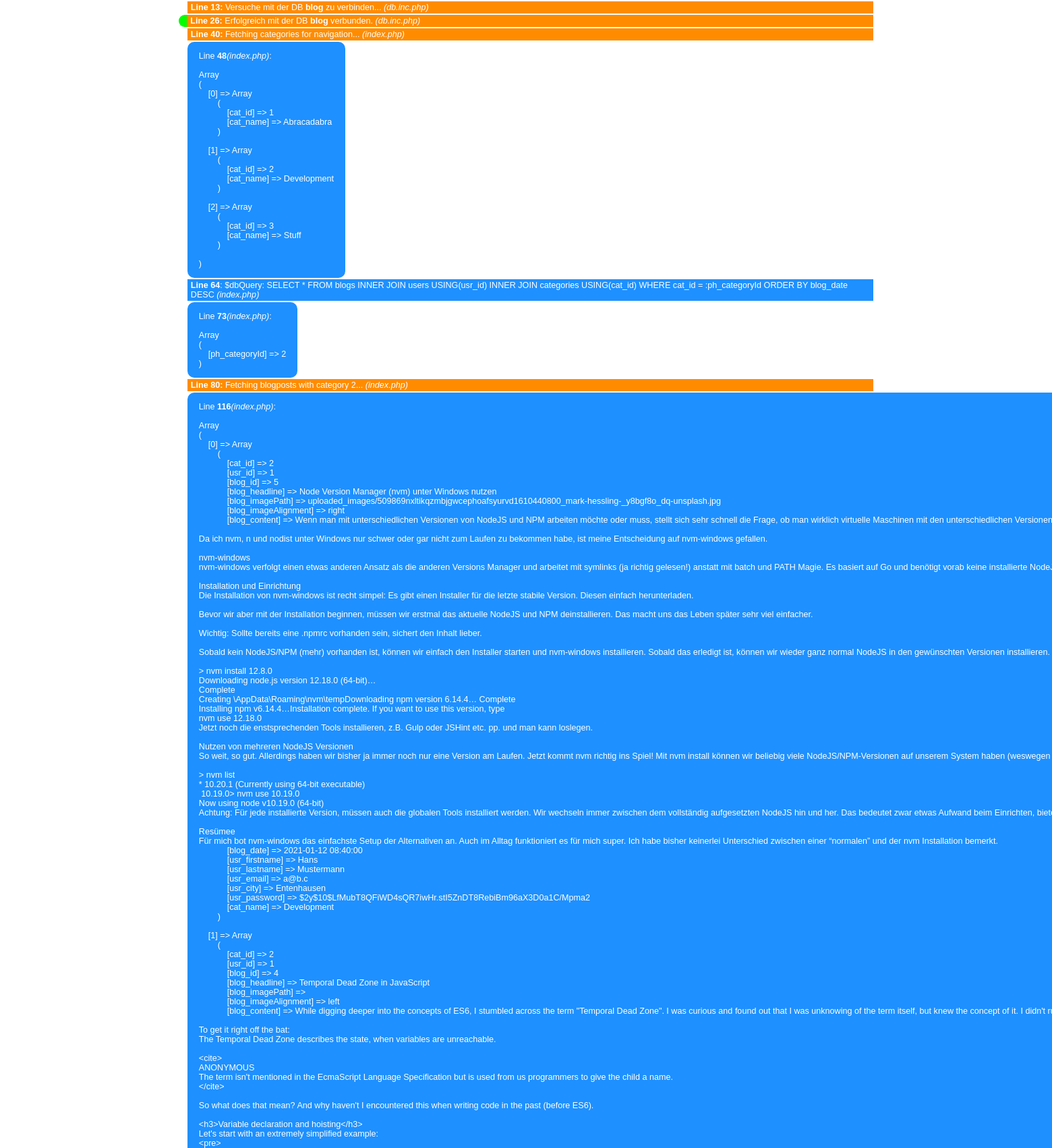
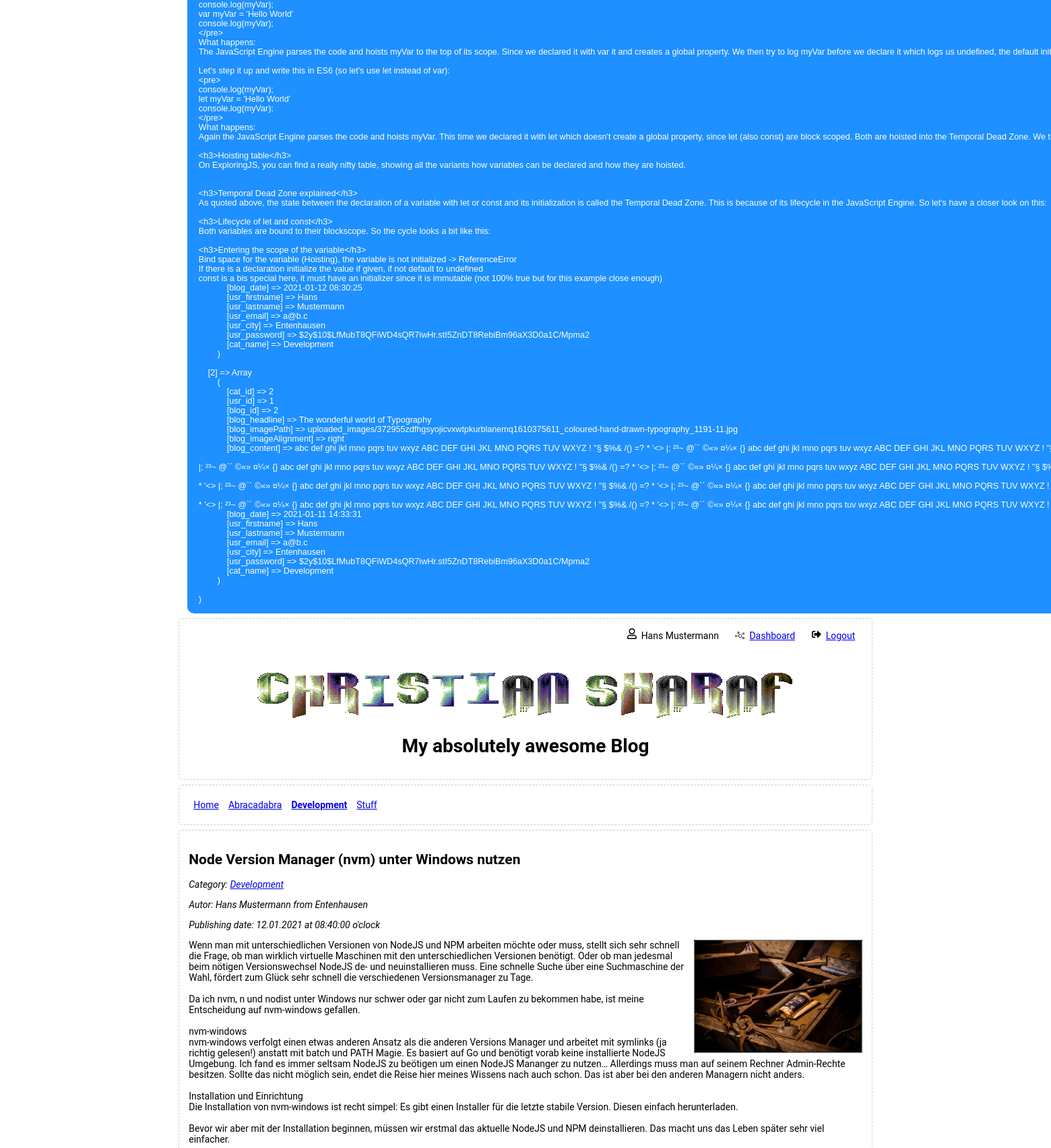
Page /?action=showCategory&id=2 (signed in, upper part) on the committed database (2 pictures, top to bottom).
### tables this page shows
CREATE TABLE `categories` (
  `cat_id` int(11) NOT NULL,
  `cat_name` varchar(256) NOT NULL
);

CREATE TABLE `blogs` (
  `blog_id` int(11) NOT NULL,
  `blog_headline` varchar(256) NOT NULL,
  `blog_imagePath` varchar(256) DEFAULT NULL,
  `blog_imageAlignment` varchar(10) NOT NULL,
  `blog_content` text NOT NULL,
  `blog_date` timestamp NOT NULL DEFAULT current_timestamp(),
  `cat_id` int(11) NOT NULL,
  `usr_id` int(11) NOT NULL
);

CREATE TABLE `users` (
  `usr_id` int(11) NOT NULL,
  `usr_firstname` varchar(256) NOT NULL,
  `usr_lastname` varchar(256) NOT NULL,
  `usr_email` varchar(256) NOT NULL,
  `usr_city` varchar(256) NOT NULL,
  `usr_password` varchar(256) NOT NULL
);

### include/form.inc.php (called while the page is built, shortened)
<?php
function cleanString($stringToEscape)
{
    $escapedString = trim(htmlspecialchars($stringToEscape, ENT_QUOTES | ENT_HTML5, "utf-8", false));
    return $escapedString;
}

### include/dateTime.inc.php (called while the page is built)
<?php
function formattedDate($date)
{
    $dateArray = explode(" - ", date("d.m.Y - H:i:s", strtotime($date)));
    $formattedDateString = $dateArray[0] . " at " . $dateArray[1] . " o'clock";
    return $formattedDateString;
}

### index.php (the view, shortened to what this page needs)
<?php
require_once("./include/db.inc.php");
require_once("./include/form.inc.php");
require_once("./include/dateTime.inc.php");
if (isset($_GET["action"])) {
    $action = cleanString($_GET["action"]);
    switch ($action) {
        case "showCategory":
            $categoryId = cleanString($_GET["id"]);
            break;
    }
}
$pdo = dbConnect();
$statement = $pdo->prepare("SELECT * from categories");
$statement->execute();
$categories = $statement->fetchAll(PDO::FETCH_ASSOC);
if (DEBUG) {
    echo "<p class='debugDb'><b>Line " . __LINE__ . ":</b> Fetching categories for navigation... <i>(" . basename(__FILE__) . ")</i></p>\r\n";
}
if (DEBUG_ARRAY) {
    echo "<pre class='debug'>Line <b>" . __LINE__ . "</b> <i>(" . basename(__FILE__) . ")</i>:<br>\r\n";
    print_r($categories);
    echo "</pre>";
}
$dbQuery = "SELECT * FROM blogs INNER JOIN users USING(usr_id) INNER JOIN categories USING(cat_id)"
    . (isset($categoryId) ? " WHERE cat_id = :ph_categoryId" : "")
    . (isset($blogpostId) ? " WHERE blog_id = :ph_blogId" : "")
    . " ORDER BY blog_date DESC";
$statement = $pdo->prepare($dbQuery);
if (DEBUG) {
    echo "<p class='debug'><b>Line " . __LINE__ . "</b>: \$dbQuery: $dbQuery <i>(" . basename(__FILE__) . ")</i></p>\r\n";
}
if (isset($categoryId)) {
    $dbQueryMap = [
        "ph_categoryId" => $categoryId
    ];
    if (DEBUG_ARRAY) {
        echo "<pre class='debug'>Line <b>" . __LINE__ . "</b> <i>(" . basename(__FILE__) . ")</i>:<br>\r\n";
        print_r($dbQueryMap);
        echo "</pre>";
    }
    $statement->execute($dbQueryMap);
    if (DEBUG) {
        echo "<p class='debugDb'><b>Line " . __LINE__ . ":</b> Fetching blogposts with category $categoryId... <i>(" . basename(__FILE__) . ")</i></p>\r\n";
    }
} else {
    $statement->execute();
    if (DEBUG) {
        echo "<p class='debugDb'><b>Line " . __LINE__ . ":</b> Fetching all blogposts ... <i>(" . basename(__FILE__) . ")</i></p>\r\n";
    }
    $categoryId = NULL;
}
$blogPosts = $statement->fetchAll(PDO::FETCH_ASSOC);
if (DEBUG_ARRAY) {
    echo "<pre class='debug'>Line <b>" . __LINE__ . "</b> <i>(" . basename(__FILE__) . ")</i>:<br>\r\n";
    print_r($blogPosts);
    echo "</pre>";
}
?>
<!doctype html>
<html>
<head>
    <link rel="stylesheet" href="css/main.css">
    <link rel="stylesheet" href="css/debug.css">
</head>
<body>
    <?php include_once("./header.php") ?>
    <nav>
        <span><a href="index.php" class="<?= !$categoryId ? "active" : ""  ?>">Home</a></span>
        <?php if ($categories) : ?>
            <?php foreach ($categories as $category) : ?>
                <span>
                    <a href="?action=showCategory&id=<?= $category["cat_id"] ?>" class="<?= $category["cat_id"] == $categoryId ? "active" : ""  ?>"><?= $category["cat_name"] ?></a>
                </span>
            <?php endforeach ?>
        <?php endif ?>
    </nav>
    <main>
        <?php if ($blogPosts) : ?>
            <?php foreach ($blogPosts as $blogPost) : ?>
                <article>
                    <h2><?= $blogPost["blog_headline"] ?></h2>
                    <div class="meta">
                        <p>Category: <a href="?action=showCategory&id=<?= $blogPost["cat_id"] ?>"><?= $blogPost["cat_name"] ?></a></p>
                        <p>Autor: <?= $blogPost["usr_firstname"] ?> <?= $blogPost["usr_lastname"]  ?> from <?= $blogPost["usr_city"] ?></p>
                        <p>Publishing date: <?= formattedDate($blogPost["blog_date"]); ?></p>
                    </div>
                    <?php if (isset($blogPost["blog_imagePath"])) : ?>
                        <img src="<?= $blogPost["blog_imagePath"] ?>" class="teaser-image <?= $blogPost["blog_imageAlignment"] ?>"
                        alt="<?= $blogPost["blog_headline"] ?>" title="<?= $blogPost["blog_headline"] ?>">
                    <?php endif ?>
                    <p><?= nl2br($blogPost["blog_content"]) ?></p>
                </article>
            <?php endforeach ?>
        <?php else : ?>
            <article>
                <p>No content available</p>
            </article>
        <?php endif ?>
    </main>
</body>
</html>

### css/main.css (style rules this page uses)
*, *::before, *::after { box-sizing: border-box; }
body { box-sizing: border-box; font-family: Roboto, "Open Sans", sans-serif; font-size: 14px; max-width: 66vw; margin: auto; }
header, nav, main, footer { border: 1px dashed #ccc; border-radius: 5px; margin: 0.5em 0; padding: 1em; }
nav { display: flex; }
nav span { display: inline-block; padding: 0.5em; }
nav .active { font-weight: 600; }
main { display: flex; flex-wrap: wrap; }
.meta { font-style: italic; }
article:not(:last-child) { border-bottom: 1px dotted #000; }
.teaser-image { border: 1px dotted #000; max-width: 25%; margin-bottom: 0.25em; }
.right { float: right; margin-left: 1em; }

### css/debug.css (style rules this page uses)
.debug, .debugCleanString, .debugCheckInputString, .debugCheckEmail, .debugImageUpload, .debugDb, .debugDateTime, .debugClass, .debugClassImage, .debugTrait, .debugClassloader { background-color: dodgerblue; padding: 2px 5px; margin-bottom: 2px; margin-top: 2px; font-family: arial; font-size: 0.9em; color: white; margin-left: 1em; }
.debugDb { background-color: darkorange; }
pre { border-radius: 10px; display: table; margin-left: 1em; border-spacing: 1em; }

### rows in the picture
categories: cat_name "Abracadabra"
categories: cat_name "Development"
categories: cat_name "Stuff"
blogs: blog_headline "Node Version Manager (nvm) unter Windows nutzen", cat.cat_name "Development", usr.usr_firstname "Hans", usr.usr_lastname "Mustermann", usr.usr_city "Entenhausen", blog_date "12.01.2021 at 08:40:00 o'clock", blog_imagePath (picture), blog_content "Wenn man mit unterschiedlichen Versionen von NodeJS und NPM arbeiten möchte oder muss, stellt sich sehr schnell die Frage, ob man wirklich virtuelle Maschinen mit den unterschiedlichen Versionen benötigt. Oder ob man jedesmal beim nötigen Versionswechsel NodeJS de- und neuinstallieren muss. Eine schnelle Suche über eine Suchmaschine der Wahl, fördert zum Glück sehr schnell die verschiedenen Versionsmanager zu Tage. Da ich nvm, n und nodist unter Windows nur schwer oder gar nicht zum Laufen zu bekommen habe, ist meine Entscheidung auf nvm-windows gefallen. nvm-windows nvm-windows verfolgt einen etwas anderen Ansatz als die anderen Versions Manager und arbeitet mit symlinks (ja richtig…"

### other values in the picture
__LINE__ "13"
$dbname "blog"
basename(__FILE__) "db.inc.php"
__LINE__ "26"
__LINE__ "40"
basename(__FILE__) "index.php"
__LINE__ "48"
__LINE__ "64"
$dbQuery "SELECT * FROM blogs INNER JOIN users USING(usr_id) INNER JOIN categories USING(cat_id) WHERE cat_id = :ph_categoryId ORDER BY blog_date DESC"
__LINE__ "73"
__LINE__ "80"
$categoryId "2"
__LINE__ "116"
cleanString($_SESSION["firstname"]) "Hans"
cleanString($_SESSION["lastname"]) "Mustermann"
